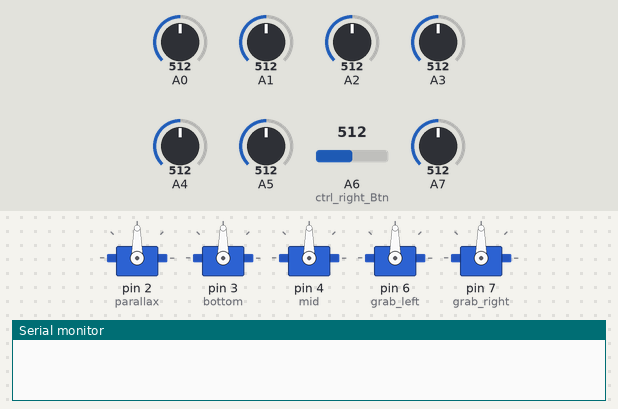
Simulated run of this program. Board: Arduino Mega 2560, built with avr-gcc and run on an emulated ATmega2560. On the bench: 5 × servo, the last lines printed to the serial monitor. Inputs (shaded band) come from the test bench; at power-on: A6 (ctrl_right_Btn) = 512, A1 = 512, A3 = 512, A0 = 512, A2 = 512, A4 = 512, A5 = 512, A7 = 512.

Above: at 0.8 s.
0.9 s: A6 (ctrl_right_Btn) set to 90
2.4 s: A1 set to 633
3.9 s: A1 set to 665
At 4.5 s:
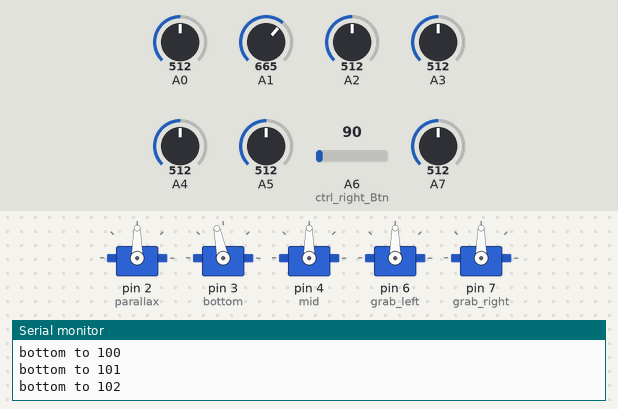
6.9 s: A3 set to 635
9.9 s: A3 set to 656
At 10.08 s:
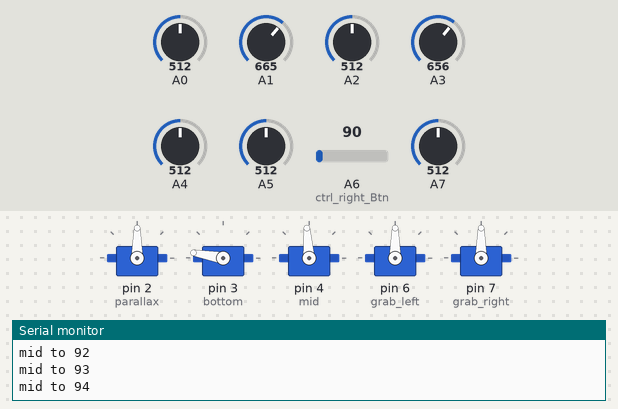
12.9 s: A3 set to 489
At 12.9 s:
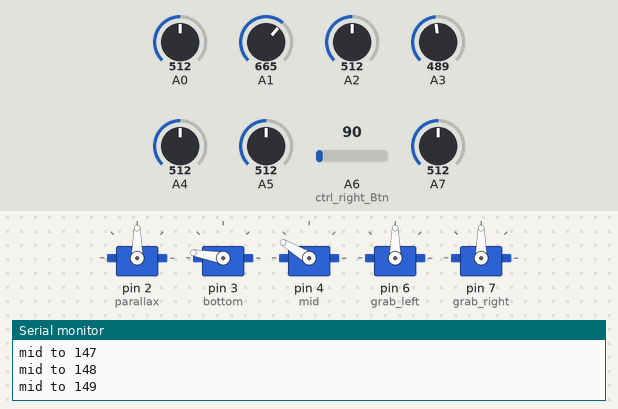
14.4 s: A3 set to 454
At 15.0 s:
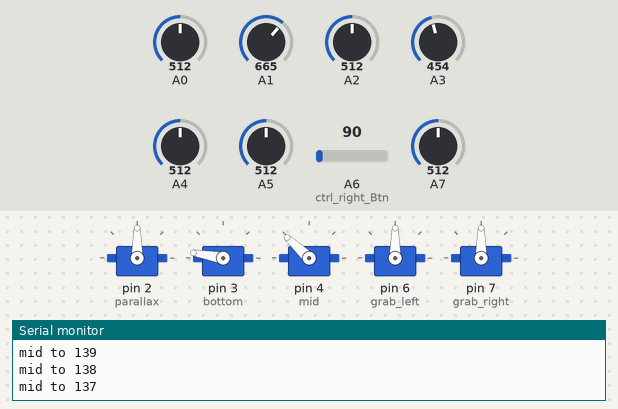
Timing chart, 0 to 20.5 s (numbered marks = the images above; inputs shaded):
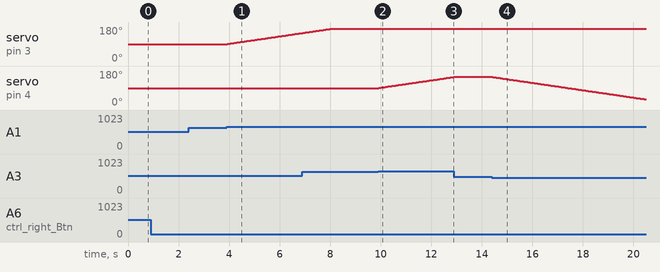

The program:

main.cpp
```cpp
#include "Arduino.h"
#include <Servo.h>


void driveServoToNewPosition(int);
bool changeServoAngle(int servo_num, int delta);
int  angle(int);
int  deltaForCtrl(int);
void readCtrl();
void printCtrlValues();
void calibrateController();

void handleThumbsticks();
void handleL2R2();


// Controller's potentiometers are connected to these pins
const int ctrl_right_X   = 0,
          ctrl_right_Y   = 1,
          ctrl_left_X    = 2,
          ctrl_left_Y    = 3,

          ctrl_right_2   = 4,
          ctrl_left_2    = 5,

          ctrl_right_Btn = 6,
          ctrl_left_Btn  = 7;

int ctrl_values[8] = { 0 };
int ctrl_pot_initials[6] = { 0 };

const int ctrl_deadzone = 40; // plus-minus


// Servo objects
Servo parallax;
Servo bottom;
Servo mid;
Servo grab_left;
Servo grab_right;

const int servo_parallax   = 0,
          servo_bottom     = 1,
          servo_mid        = 2,
          servo_grab_left  = 3,
          servo_grab_rigth = 4;

int servo_angles[5] = { 90, 90, 90, 90, 90 };


void setup() {
  Serial.begin(9600);

  // Attach servo objects to correct pins
  parallax.attach(2);
  bottom.attach(3);
  mid.attach(4);
  grab_left.attach(6);
  grab_right.attach(7);


  // for(int i = 0; i < 6; i++) {
  //   Serial.println(ctrl_pot_initials[i]);
  // }

  // Wait for right button before continuing

  int button;
  bool pressed = false;

  do {
    bottom.write(90);
    mid.write(90);
    grab_left.write(90);
    grab_right.write(90);
    button = analogRead(ctrl_right_Btn);
    pressed = (button < 100);
    delay(15);
  } while (!pressed);

  calibrateController();

  Serial.println("Program started!");

}


void loop() {

  // Read controller's potentiometers to values-array
  readCtrl();

  handleThumbsticks();
  handleL2R2();

  //printCtrlValues();

  delay(50);
}


void handleThumbsticks() {
  int delta;

  // Parallax servo
  // TODO

  // Bottom servo
  delta = deltaForCtrl(ctrl_right_Y);
  // Serial.println(delta);
  if (delta != 0 && changeServoAngle( servo_bottom, delta )) {
    Serial.print("bottom to "); Serial.println(servo_angles[servo_bottom]);
    bottom.write(servo_angles[ servo_bottom ]);
  }

  // Mid servo
  delta = deltaForCtrl(ctrl_left_Y);
  // Serial.println(delta);
  if (delta != 0 && changeServoAngle( servo_mid, delta )) {
    Serial.print("mid to "); Serial.println(servo_angles[servo_mid]);
    mid.write(servo_angles[ servo_mid ]);
  }

  // Serial.println(" ");

}

void handleL2R2() {

}


/**
 * Change angle of a servo
 * @param  servo_num The servo
 * @param  delta     Amount of change
 * @return           True if change succeeded
 *                   False if servo is already on limit
 */
bool changeServoAngle(int servo_num, int delta) {

  int angle = servo_angles[servo_num];

  // Check if servo is already on min or max angle
  if ((angle <= 1 && delta < 1) || (angle >= 170 && delta > -1)) {
    return false;
  }

  if (angle + delta <= 1) {
    servo_angles[servo_num] = 1;
  } else if (angle + delta >= 170) {
    servo_angles[servo_num] = 170;
  } else {
    servo_angles[servo_num] += delta;
  }
  return true;

}


int angle( int potvalue ) {
  if (potvalue < 400 || potvalue > 600) {
    return map(potvalue, 0, 1023, 0, 180);
  }
  return 90;
}


int deltaForCtrl( int ctrl ) {

  int value = ctrl_values[ctrl];
  int initial = ctrl_pot_initials[ctrl];

  if (value < initial - ctrl_deadzone) {
     return map(value, 0, initial - ctrl_deadzone, -5, 0);
  } else if (value > initial + ctrl_deadzone) {
    return map(value, initial + ctrl_deadzone, 1023, 0, 5);
  } else {
     return 0;
   }
}


// Read controller's potentiometers
void readCtrl() {
  int reading = 0;

  // Thumbsticks, L2 and R2
  for (int ctrl = 0; ctrl <= 5; ctrl++) {
    reading = analogRead(ctrl);
    ctrl_values[ctrl] = reading;
  }

  // Thumbstick buttons -> 0/1
  for (int ctrl = 6; ctrl <= 7; ctrl++) {
    reading = analogRead(ctrl);
    // ctrl_values[ctrl] = reading;
    ctrl_values[ctrl] = (reading > 100) ? 1 : 0;
  }

}


void printCtrlValues() {
  // print the values to serial console
  for (int i = 0; i < 8; i++) {
    Serial.print(ctrl_values[i]);
    Serial.print("\t");
  }
  Serial.print("\n");
}


void calibrateController() {
  // Take 10 values from potentiometer
  // Calculate average of them (to integer)
  // Use the average as the center value for the potentiometer

  // For each controller's potentiometer
  for (int ctrl = 0; ctrl <= 6; ctrl++) {
    for (int i = 0; i < 10; i++) {
      ctrl_pot_initials[ctrl] += analogRead(ctrl);
    }
    ctrl_pot_initials[ctrl] /= 10;
  }

}
```

Measured:
- the behaviour switches between 646 and 647 on A1 (found by bisection; images 0 and 1)
- the behaviour switches between 646 and 647 on A3 (found by bisection; images 1 and 2)
- the behaviour switches between 472 and 471 on A3 (found by bisection; images 3 and 4)
- after the input at 2.4 s, every drawn part: stays the same
- after the input at 3.9 s, servo on pin 3 (bottom): moves from 90° to 148° over 2.9 s, starting at once
- after the input at 9.9 s, servo on pin 4 (mid): moves from 90° to 149° over 3.0 s, starting at once
- after the input at 12.9 s, servo on pin 4 (mid): stays 149° (without the input it goes to 150° after 0.05 s)
- after the input at 14.4 s, servo on pin 4 (mid): moves from 149° to 30° over 6.0 s, starting at once
